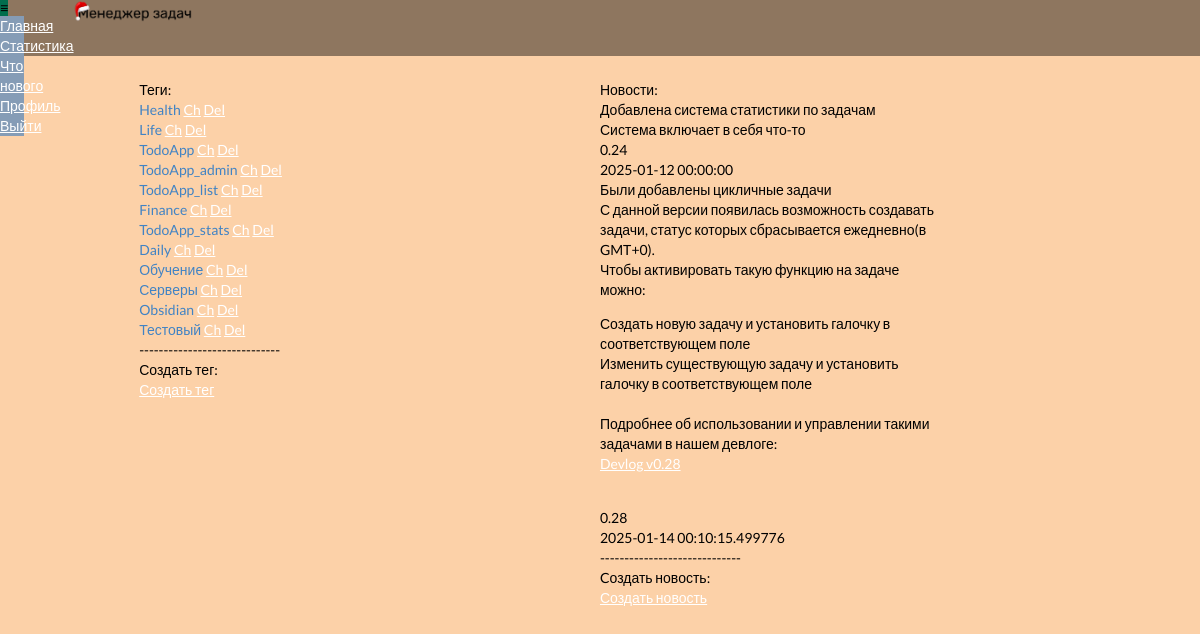
The page /admin (signed in) on the database its author committed.
### todo/models.py (models this page shows)
class Tag(db.Model):
    id = db.Column(db.Integer, primary_key=True)
    uid = db.Column(db.Integer)
    ws_id = db.Column(db.Integer)
    title = db.Column(db.String(100))
    descr = db.Column(db.String(1000))

class News(db.Model):
    id = db.Column(db.Integer, primary_key=True)
    title = db.Column(db.String(100))
    descr = db.Column(db.String(1000))
    version = db.Column(db.String(10))
    create_date = db.Column(db.String(25))
    to_send = db.Column(db.Boolean)

### todo/routes.py (the view)
@app.get('/admin')
@login_required
def admin():
    if current_user.id != 1:
        return redirect(url_for('home'))
    else:
        news_list = News.query.all()
        todo_tags = Tag.query.filter_by(uid=current_user.id).distinct(Tag.title)
        return render_template('todo/main/admin.html', tag_list=todo_tags, news_list=news_list)

### todo/routes.py (called while the page is built)
@login_manager.user_loader
def load_user(user_id):
    user = Users.query.filter_by(id=user_id).first()
    return user

### todo/templates/todo/main/admin.html (shortened to what this page needs)
{% extends 'todo/main/layout.html' %}
    {% block content %}
    <div class="content" style="  display: flex; margin-top: 2%; margin-left: 2%; margin-right: 2%;">
        <div class="form" style="width: 30%;margin-left: 10%; margin-right: 10%;">
            {% block tags %}
            Теги:<br>
            {% for tag in tag_list %}
            <a>{{tag.title}}</a> <a href="/get_tag/{{tag.id}}">Ch</a> <a href="/delete_tag/{{ tag.id }}">Del</a>
            <br>
            {% endfor %}
            -----------------------------<br>
            Создать тег: <br>
            <a href="#openModal">Создать тег</a><br>
            {% endblock %}
        </div>
        <div class="form2" style="{% if news_list %}width: 30%; margin-right: 10%; {% endif %}">
            {% block news %}
            {% if news_list %}
            Новости: <br>
            {% for post in news_list %}
            {{post.title}}<br>{{post.descr | safe}}<br>{{post.version}}<br>{{post.create_date}}<br>{{post.is_send}}
            {% endfor %}
            -----------------------------<br>
            Cоздать новость: <br>
            <a href="#openModal3">Создать новость</a><br>
            {% endif %}
            {% endblock %}
        </div>
    </div>
    {% endblock content %}

### todo/templates/todo/main/layout.html (shortened to what this page needs)
<!doctype html>
<html lang="ru">
<head>
      <link rel="stylesheet" href="{{ url_for('static', filename='css/style.css') }}">
      <link rel="stylesheet" href="https://cdn.jsdelivr.net/npm/semantic-ui@2.4.2/dist/semantic.min.css">
      <link href="https://cdn.jsdelivr.net/gh/Alaev-Co/snowflakes/dist/snow.min.css" rel="stylesheet">
      <script src="https://unpkg.com/@tailwindcss/browser@4"></script>
</head>
<body style="{% if request.cookies.get('font')=='black' %}background-color:#1E1E1E;color:white;{% else %}background-color: #FCD1A8;color: black;{% endif %}">
      {% block content %}
      {% endblock content %}
</body>
</html>

### todo/templates/todo/menu/menu_w.html
<link rel="stylesheet" href="{{ url_for('static', filename='css/style.css') }}">
{% block content %}
<div class="header" style="display: grid; grid-template-columns: 5%  10% 10% 70%; width: 100vw;">
    <div class="dropdown" style="width: 3vh; z-index: 1050;">
    <button class="dropbtn" style="background-color:rgb(1,110,78)">≡</button>
    <div class="dropdown-content" style="background-color: rgb(133,156,182); ">
        <li style="  list-style-type: none;margin: 0;padding: 0; ">
            <a href="/">Главная</a>
            <a href="/task_stats">Статистика</a>
            <a href="/release">Что нового</a>
            <a href="/profile">Профиль</a>
            <a href="/logout">Выйти</a>
        </li>
    </div>
</div>
{% if request.cookies.get('font')=='black' %}
<img src="static/todo_log_noback.png" style="margin-left: 10%;margin-right: 25%; width: 25vw;">
{% else %}
<img src="static/todo_logo_noback_light.png" style="margin-left: 10%;margin-right: 25%; width: 25vw;">
{% endif %}
</div>
{% endblock content %}

### todo/static/css/style.css (style rules this page uses)
.header { word-break: normal; display: grid; grid-template-columns: 10% 15% 70% 5%; width: 100vw; height: 4em; background-color: rgb(0, 0, 0, 0.44); }
body { transition: background-color 0.3s ease; margin: 0; }
a:link { color: white; text-decoration: underline; cursor: pointer; }
p { transition: 0.5s; }
@media screen and (min-width: 320px) { html, body { margin: 0; overflow-x: hidden; } }

### rows shown on the page
Tag: title "Health"
Tag: title "Life"
Tag: title "TodoApp"
Tag: title "TodoApp_admin"
Tag: title "TodoApp_list"
Tag: title "Finance"
Tag: title "TodoApp_stats"
Tag: title "Daily"
Tag: title "Обучение"
Tag: title "Серверы"
Tag: title "Obsidian"
Tag: title "Тестовый"
News: title "Добавлена система статистики по задачам", descr "Система включает в себя что-то", version "0.24", create_date "2025-01-12 00:00:00"
News: title "Были добавлены цикличные задачи", descr "С данной версии появилась возможность создавать задачи, статус которых сбрасывается ежедневно(в GMT+0). Чтобы активировать такую функцию на задаче можно: Создать новую задачу и установить галочку в соответствующем поле Изменить существующую задачу и установить галочку в соответствующем поле Подробнее об использовании и управлении такими задачами в нашем девлоге: Devlog v0.28", version "0.28", create_date "2025-01-14 00:10:15.499776"
